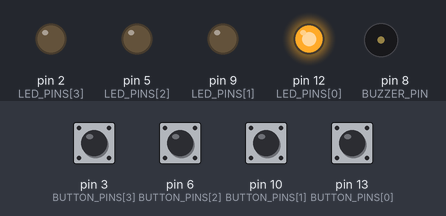
Simulated run of this program. Board: Arduino Uno, built with avr-gcc and run on an emulated ATmega328P. Shown: output pins drawn as LEDs (lit = HIGH), buzzer (waves = sounding). The inputs (shaded band) are chosen by the test bench; at power-on: pin 3 (BUTTON_PINS[3]), pin 6 (BUTTON_PINS[2]), pin 10 (BUTTON_PINS[1]), pin 13 (BUTTON_PINS[0]) HIGH. Random numbers use the default seed unless the program sets one.

Above: at 0.4 s.
1.3 s: pin 3 (BUTTON_PINS[3]) pulled LOW for 0.15 s
At 3.7 s:
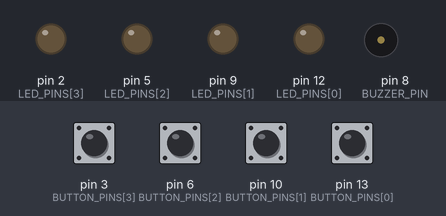
4.0 s: pin 6 (BUTTON_PINS[2]) pulled LOW for 0.15 s
At 5.0 s:
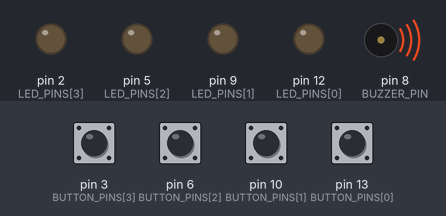
10.1 s: pin 3 (BUTTON_PINS[3]) pulled LOW for 1 s
At 11.22 s:
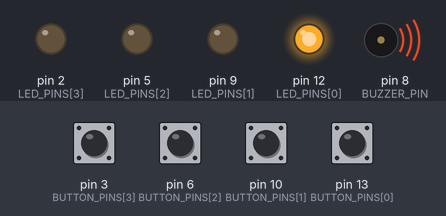
13.1 s: pin 13 (BUTTON_PINS[0]) pulled LOW for 0.15 s
At 13.7 s:
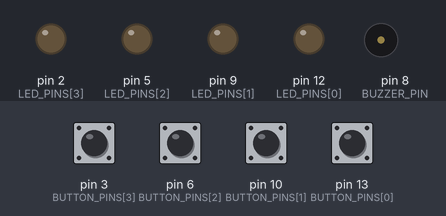
16.2 s: pin 13 (BUTTON_PINS[0]) pulled LOW for 1 s
At 16.32 s:
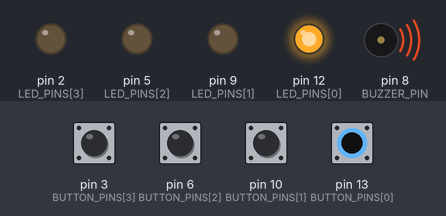
Timing chart, 0 to 20.6 s (numbered marks = the images above; inputs shaded):
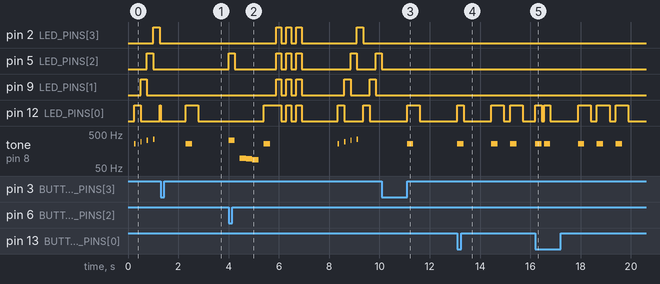

The program:

main.cpp
```cpp
/** Simon for Arduino. */

#include <Arduino.h>

#define BUZZER_PIN 8

// Button and LED pins, in order: green BR, yellow TR, red BL, blue TL
int LED_PINS[] = {12, 9, 5, 2};
int BUTTON_PINS[] = {13, 10, 6, 3};
int NOTES[] = {262, 294, 330, 349};

// Number of rounds for difficulty --- blue=4, yellow=6, red=10, green=16
int DIFFICULTIES[] = {16, 6, 10, 4};

int numToWin;
int solution[32];  // Max # of rounds


void setup() {
    Serial.begin(9600);

    for (int i = 0; i < 4; i++) {
        pinMode(LED_PINS[i], OUTPUT);
        pinMode(BUTTON_PINS[i], INPUT_PULLUP);
    }

    // Seed random generator from random noise on analog 0
    randomSeed(analogRead(0));
}

/** Turn off all leds and turn on ledNum (-1 to just turn everything off) */

void setLed(int ledNum) {
    for (int i = 0; i < 4; i++) {
        digitalWrite(LED_PINS[i], i == ledNum ? HIGH : LOW);
    }
}

/** Returns button pushed (if any; if not, returns -1) */

int getButton() {
    for (int i = 0; i < 4; ++i) {
        if (digitalRead(BUTTON_PINS[i]) == LOW) return i;
    }
    return -1;
}

/** Before each game, light REDs in order until button is pushed. Returns button pushed. */

int preGame() {
    unsigned long previousMillis = millis();
    int count = 0;
    int pushed;

    while ((pushed = getButton()) == -1) {
        if (millis() - previousMillis > 250) {
            setLed(count % 4);
            if (count < 4) tone(BUZZER_PIN, NOTES[count % 4], 50);
            previousMillis = millis();
            ++count;
        }
    }

    setLed(-1);
    return pushed;
}

/** Display clue for roundNum. */

void displayClue(int roundNum) {
    setLed(-1);

    for (int i = 0; i <= roundNum; i++) {
        setLed(solution[i]);
        tone(BUZZER_PIN, NOTES[solution[i]], 250);
        delay(500);
        setLed(-1);
        delay(250);
    }
}

/** Wait for a button press and return t/f for whether it is correct. */

bool checkGuess(int goal) {
    int pushed;
    while ((pushed = getButton()) == -1) {}

    setLed(pushed);
    tone(BUZZER_PIN, NOTES[pushed], 250);
    delay(250);
    setLed(-1);
    delay(100); // debounce
    return goal == pushed;
}

/** Play game: returns -1 for win or round # of missed move. */

int gamePlay() {
    // Calculate full solution for game
    for (int i = 0; i < numToWin; i++) {
        solution[i] = (int) random(0, 4);
    }

    for (int roundNum = 0; roundNum < numToWin; ++roundNum) {
        displayClue(roundNum);

        for (int i = 0; i <= roundNum; i++) {
            if (checkGuess(solution[i])) {
                // Correct input
                if (i == numToWin - 1 ) return -1;
            } else {
                // Incorrect input
                return i;
            }
        }

        delay(1000);
    }
}

/** Winning display: spin lights quickly. */

void winDisplay() {
    int order[] = {0, 1, 2, 3, 3, 2, 1, 0};
    for (int i = 0; i < 8 * 3; ++i) {
        digitalWrite(LED_PINS[order[i % 8]], HIGH);
        delay(75);
        digitalWrite(LED_PINS[order[i % 8]], LOW);
        delay(75);
    }
}

/** Play winning song. */

void winSong() {
    tone(BUZZER_PIN, 294, 250);
    delay(200);
    tone(BUZZER_PIN, 294, 250);
    delay(200);
    tone(BUZZER_PIN, 294, 250);
    delay(200);
    tone(BUZZER_PIN, 392, 500);
    delay(500);
    tone(BUZZER_PIN, 392, 250);
    delay(200);
    tone(BUZZER_PIN, 440, 250);
    delay(200);
    tone(BUZZER_PIN, 392, 250);
    delay(200);
    tone(BUZZER_PIN, 440, 250);
    delay(200);
    tone(BUZZER_PIN, 494, 500);
}

/** Flash all LEDs --- played at end of game. */

void flashAll(int numTimes) {
    for (int i = 0; i < numTimes; ++i) {
        digitalWrite(LED_PINS[0], HIGH);
        digitalWrite(LED_PINS[1], HIGH);
        digitalWrite(LED_PINS[2], HIGH);
        digitalWrite(LED_PINS[3], HIGH);
        delay(200);
        digitalWrite(LED_PINS[0], LOW);
        digitalWrite(LED_PINS[1], LOW);
        digitalWrite(LED_PINS[2], LOW);
        digitalWrite(LED_PINS[3], LOW);
        delay(200);
    }
}

/** Play losing buzzer song. */

void loseSong() {
    tone(BUZZER_PIN, 98, 250);
    delay(250);
    tone(BUZZER_PIN, 93, 250);
    delay(250);
    tone(BUZZER_PIN, 87, 250);
    delay(250);
}

/** Main loop:
 *
 * - runs pre-game screen
 * - after button push, starts game
 * - handles win/lose
 * - returns (which starts all over again)
 */

void loop() {
    numToWin = DIFFICULTIES[preGame()];
    delay(1000);

    int roundLost = gamePlay();
    if (roundLost == -1) {
        delay(500);
        winSong();
        winDisplay();
        delay(1000);
        flashAll(3);
        delay(1000);
    } else {
        delay(100);
        loseSong();
        delay(200);
        tone(BUZZER_PIN, NOTES[solution[roundLost]], 250);
        setLed(solution[roundLost]);
        delay(500);
        flashAll(3);
        delay(1000);
    }
}
```

Measured:
- after the input at 1.3 s, tone on pin 8 (BUZZER_PIN): silent → 262 Hz after 1.0 s, → silent 0.25 s later
- after the input at 4.0 s, pin 2 (LED_PINS[3]): LOW → HIGH after 1.9 s, → LOW 0.20 s later, → HIGH 0.20 s later, → LOW 0.20 s later, … (8 changes in this stretch); pin 5 (LED_PINS[2]): LOW → HIGH at once, → LOW 0.25 s later, → HIGH 1.7 s later, → LOW 0.20 s later, … (11 changes in this stretch)
- after the input at 10.1 s, tone on pin 8 (BUZZER_PIN): silent → 262 Hz after 1.0 s, → silent 0.25 s later
- after the input at 13.1 s, pin 12 (LED_PINS[0]): goes HIGH 0.25 s, LOW 1.1 s, HIGH 0.50 s, LOW 0.25 s, HIGH 0.50 s, then LOW, starting at once; tone on pin 8 (BUZZER_PIN): goes 262 Hz 0.25 s, silent 1.1 s, 262 Hz 0.25 s, silent 0.50 s, 262 Hz 0.25 s, then silent, starting at once
- after the input at 16.2 s, pin 12 (LED_PINS[0]): LOW → HIGH at once, → LOW 0.25 s later, → HIGH 0.10 s later, → LOW 0.25 s later, … (10 changes in this stretch); tone on pin 8 (BUZZER_PIN): plays 262 Hz for 0.25 s, 262 Hz for 0.25 s, 262 Hz for 0.25 s, 262 Hz for 0.25 s, 262 Hz for 0.25 s, starting at once
- by itself, tone on pin 8 (BUZZER_PIN): plays 262 Hz for 0.05 s, 294 Hz for 0.05 s, 330 Hz for 0.05 s, 349 Hz for 0.05 s
